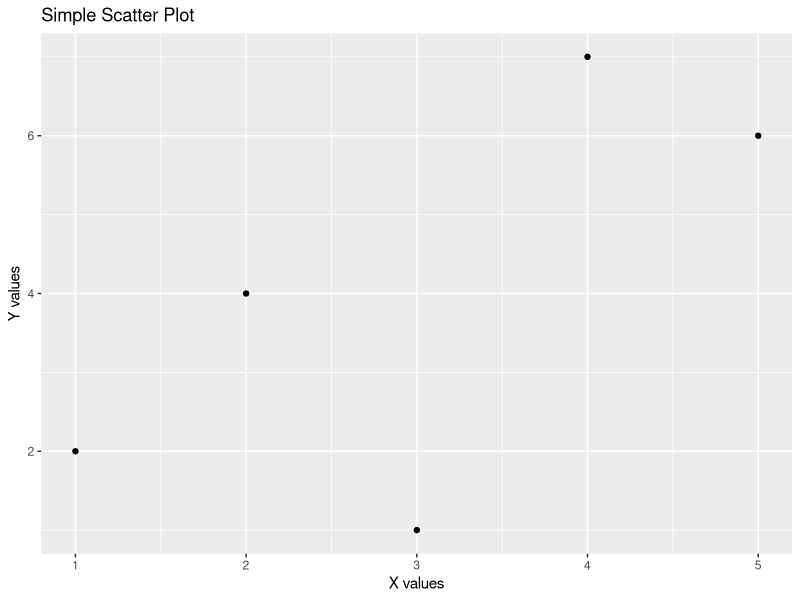

Write R code to recreate this figure.
# QUESTION :-
# Use qplot() to create a simple scatter plot with vectors x and y.


# Load the ggplot2 package
library(ggplot2)

# Create two numeric vectors
x <- c(1, 2, 3, 4, 5)
y <- c(2, 4, 1, 7, 6)

# Use qplot() to create a scatter plot
qplot(x, y, geom = "point", main = "Simple Scatter Plot", xlab = "X values", ylab = "Y values")
